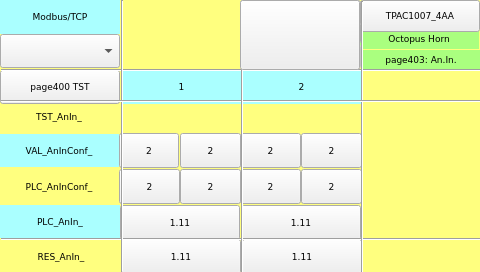
<?xml version="1.0" encoding="UTF-8"?>
<ui version="4.0">
 <class>page403</class>
 <widget class="QWidget" name="page403">
  <property name="geometry">
   <rect>
    <x>0</x>
    <y>0</y>
    <width>480</width>
    <height>272</height>
   </rect>
  </property>
  <property name="minimumSize">
   <size>
    <width>480</width>
    <height>272</height>
   </size>
  </property>
  <property name="maximumSize">
   <size>
    <width>480</width>
    <height>272</height>
   </size>
  </property>
  <property name="windowTitle">
   <string>page403</string>
  </property>
  <property name="styleSheet">
   <string notr="true">QWidget#page403
{
background-color: rgb(255, 255, 127);
}</string>
  </property>
  <widget class="QLabel" name="label_Page">
   <property name="geometry">
    <rect>
     <x>361</x>
     <y>50</y>
     <width>120</width>
     <height>20</height>
    </rect>
   </property>
   <property name="font">
    <font>
     <family>DejaVu Sans</family>
     <pointsize>7</pointsize>
    </font>
   </property>
   <property name="styleSheet">
    <string notr="true">background-color: rgb(170, 255, 127);</string>
   </property>
   <property name="text">
    <string>page403: An.In.</string>
   </property>
   <property name="alignment">
    <set>Qt::AlignCenter</set>
   </property>
  </widget>
  <widget class="QLabel" name="label_18">
   <property name="geometry">
    <rect>
     <x>359</x>
     <y>29</y>
     <width>120</width>
     <height>20</height>
    </rect>
   </property>
   <property name="font">
    <font>
     <family>DejaVu Sans</family>
     <pointsize>7</pointsize>
    </font>
   </property>
   <property name="styleSheet">
    <string notr="true">background-color: rgb(170, 255, 127);</string>
   </property>
   <property name="text">
    <string>Octopus Horn</string>
   </property>
   <property name="alignment">
    <set>Qt::AlignCenter</set>
   </property>
  </widget>
  <widget class="Line" name="line_vt_2">
   <property name="geometry">
    <rect>
     <x>241</x>
     <y>1</y>
     <width>3</width>
     <height>272</height>
    </rect>
   </property>
   <property name="font">
    <font>
     <family>DejaVu Sans</family>
     <pointsize>7</pointsize>
    </font>
   </property>
   <property name="orientation">
    <enum>Qt::Vertical</enum>
   </property>
  </widget>
  <widget class="Line" name="line_hr_2">
   <property name="geometry">
    <rect>
     <x>1</x>
     <y>100</y>
     <width>481</width>
     <height>3</height>
    </rect>
   </property>
   <property name="font">
    <font>
     <family>DejaVu Sans</family>
     <pointsize>7</pointsize>
    </font>
   </property>
   <property name="orientation">
    <enum>Qt::Horizontal</enum>
   </property>
  </widget>
  <widget class="Line" name="line_hr_1">
   <property name="geometry">
    <rect>
     <x>1</x>
     <y>69</y>
     <width>481</width>
     <height>3</height>
    </rect>
   </property>
   <property name="font">
    <font>
     <family>DejaVu Sans</family>
     <pointsize>7</pointsize>
    </font>
   </property>
   <property name="orientation">
    <enum>Qt::Horizontal</enum>
   </property>
  </widget>
  <widget class="Line" name="line_vt_4">
   <property name="geometry">
    <rect>
     <x>361</x>
     <y>1</y>
     <width>3</width>
     <height>272</height>
    </rect>
   </property>
   <property name="font">
    <font>
     <family>DejaVu Sans</family>
     <pointsize>7</pointsize>
    </font>
   </property>
   <property name="orientation">
    <enum>Qt::Vertical</enum>
   </property>
  </widget>
  <widget class="ATCMdate" name="atcmDate">
   <property name="geometry">
    <rect>
     <x>240</x>
     <y>0</y>
     <width>121</width>
     <height>22</height>
    </rect>
   </property>
   <property name="font">
    <font>
     <family>DejaVu Sans</family>
     <pointsize>7</pointsize>
    </font>
   </property>
   <property name="toolTip">
    <string>ATCM QDate</string>
   </property>
   <property name="whatsThis">
    <string>ATCMdate widget</string>
   </property>
   <property name="bgColor">
    <color>
     <red>170</red>
     <green>255</green>
     <blue>127</blue>
    </color>
   </property>
   <property name="borderWidth">
    <number>0</number>
   </property>
   <property name="borderRadius">
    <number>0</number>
   </property>
   <property name="format">
    <enum>ATCMdate::YYYY_MM_DD</enum>
   </property>
  </widget>
  <widget class="ATCMbutton" name="atcmButton_5">
   <property name="geometry">
    <rect>
     <x>360</x>
     <y>0</y>
     <width>120</width>
     <height>32</height>
    </rect>
   </property>
   <property name="font">
    <font>
     <family>DejaVu Sans</family>
     <pointsize>7</pointsize>
     <weight>50</weight>
     <bold>false</bold>
    </font>
   </property>
   <property name="toolTip">
    <string/>
   </property>
   <property name="whatsThis">
    <string>ATCMbutton widget</string>
   </property>
   <property name="pageName">
    <string>menu</string>
   </property>
   <property name="statusvar">
    <string/>
   </property>
   <property name="viewStatus">
    <bool>false</bool>
   </property>
   <property name="refresh">
    <number>200</number>
   </property>
   <property name="visibilityVar">
    <string/>
   </property>
   <property name="bgColor">
    <color>
     <red>85</red>
     <green>255</green>
     <blue>255</blue>
    </color>
   </property>
   <property name="borderColor">
    <color>
     <red>220</red>
     <green>220</green>
     <blue>220</blue>
    </color>
   </property>
   <property name="text">
    <string>TPAC1007_4AA</string>
   </property>
   <property name="pressText">
    <string>TPAC1007_4AA</string>
   </property>
   <property name="borderWidth">
    <number>2</number>
   </property>
   <property name="borderRadius">
    <number>0</number>
   </property>
   <property name="apparence">
    <enum>QFrame::Raised</enum>
   </property>
  </widget>
  <widget class="Line" name="line_hr_3">
   <property name="geometry">
    <rect>
     <x>1</x>
     <y>238</y>
     <width>481</width>
     <height>3</height>
    </rect>
   </property>
   <property name="font">
    <font>
     <family>DejaVu Sans</family>
     <pointsize>7</pointsize>
    </font>
   </property>
   <property name="orientation">
    <enum>Qt::Horizontal</enum>
   </property>
  </widget>
  <widget class="Line" name="line_vt_1">
   <property name="geometry">
    <rect>
     <x>121</x>
     <y>0</y>
     <width>3</width>
     <height>272</height>
    </rect>
   </property>
   <property name="font">
    <font>
     <family>DejaVu Sans</family>
     <pointsize>7</pointsize>
    </font>
   </property>
   <property name="orientation">
    <enum>Qt::Vertical</enum>
   </property>
  </widget>
  <widget class="ATCMtime" name="atcmTime_2">
   <property name="geometry">
    <rect>
     <x>240</x>
     <y>22</y>
     <width>121</width>
     <height>22</height>
    </rect>
   </property>
   <property name="font">
    <font>
     <family>DejaVu Sans</family>
     <pointsize>7</pointsize>
    </font>
   </property>
   <property name="toolTip">
    <string>ATCM QTime</string>
   </property>
   <property name="whatsThis">
    <string>ATCMtime widget</string>
   </property>
   <property name="bgColor">
    <color>
     <red>170</red>
     <green>255</green>
     <blue>127</blue>
    </color>
   </property>
   <property name="borderWidth">
    <number>0</number>
   </property>
   <property name="borderRadius">
    <number>0</number>
   </property>
  </widget>
  <widget class="ATCMlabel" name="atcmLabel_VAL_AnInConf_2">
   <property name="geometry">
    <rect>
     <x>240</x>
     <y>133</y>
     <width>61</width>
     <height>35</height>
    </rect>
   </property>
   <property name="font">
    <font>
     <family>DejaVu Sans</family>
     <pointsize>7</pointsize>
    </font>
   </property>
   <property name="text">
    <string>2</string>
   </property>
   <property name="toolTip">
    <string>VAL_AnInConf_2</string>
   </property>
   <property name="whatsThis">
    <string>ATCMlabel widget</string>
   </property>
   <property name="variable">
    <string>VAL_AnInConf_2</string>
   </property>
   <property name="refresh">
    <number>500</number>
   </property>
   <property name="max">
    <string>0</string>
   </property>
   <property name="min">
    <string>0</string>
   </property>
   <property name="viewStatus">
    <bool>false</bool>
   </property>
   <property name="visibilityVar">
    <string>TST_AnIn_2</string>
   </property>
   <property name="bgColor">
    <color>
     <red>170</red>
     <green>255</green>
     <blue>255</blue>
    </color>
   </property>
   <property name="fontColor">
    <color>
     <red>0</red>
     <green>0</green>
     <blue>0</blue>
    </color>
   </property>
   <property name="borderWidth">
    <number>1</number>
   </property>
   <property name="borderRadius">
    <number>0</number>
   </property>
  </widget>
  <widget class="QLabel" name="label_PLC_AnInConf_">
   <property name="geometry">
    <rect>
     <x>-1</x>
     <y>170</y>
     <width>120</width>
     <height>33</height>
    </rect>
   </property>
   <property name="font">
    <font>
     <family>DejaVu Sans</family>
     <pointsize>7</pointsize>
    </font>
   </property>
   <property name="styleSheet">
    <string notr="true">background-color: rgb(255, 255, 127);</string>
   </property>
   <property name="text">
    <string>PLC_AnInConf_</string>
   </property>
   <property name="alignment">
    <set>Qt::AlignCenter</set>
   </property>
  </widget>
  <widget class="ATCMled" name="atcmLed_TST_AnIn_1">
   <property name="geometry">
    <rect>
     <x>117</x>
     <y>102</y>
     <width>121</width>
     <height>34</height>
    </rect>
   </property>
   <property name="toolTip">
    <string>TST_AnIn_1</string>
   </property>
   <property name="whatsThis">
    <string>ATCMled widget</string>
   </property>
   <property name="variable">
    <string>TST_AnIn_1</string>
   </property>
   <property name="refresh">
    <number>500</number>
   </property>
   <property name="viewStatus">
    <bool>false</bool>
   </property>
   <property name="visibilityVar">
    <string/>
   </property>
   <property name="onIcon">
    <iconset>
     <normaloff>:/on.png</normaloff>:/on.png</iconset>
   </property>
   <property name="offIcon">
    <iconset>
     <normaloff>:/off.png</normaloff>:/off.png</iconset>
   </property>
  </widget>
  <widget class="ATCMlabel" name="atcmLabel_VAL_AnInConf_1">
   <property name="geometry">
    <rect>
     <x>119</x>
     <y>133</y>
     <width>60</width>
     <height>35</height>
    </rect>
   </property>
   <property name="font">
    <font>
     <family>DejaVu Sans</family>
     <pointsize>7</pointsize>
    </font>
   </property>
   <property name="text">
    <string>2</string>
   </property>
   <property name="toolTip">
    <string>VAL_AnInConf_1</string>
   </property>
   <property name="whatsThis">
    <string>ATCMlabel widget</string>
   </property>
   <property name="variable">
    <string>VAL_AnInConf_1</string>
   </property>
   <property name="refresh">
    <number>500</number>
   </property>
   <property name="max">
    <string>0</string>
   </property>
   <property name="min">
    <string>0</string>
   </property>
   <property name="viewStatus">
    <bool>false</bool>
   </property>
   <property name="visibilityVar">
    <string>TST_AnIn_1</string>
   </property>
   <property name="bgColor">
    <color>
     <red>170</red>
     <green>255</green>
     <blue>255</blue>
    </color>
   </property>
   <property name="fontColor">
    <color>
     <red>0</red>
     <green>0</green>
     <blue>0</blue>
    </color>
   </property>
   <property name="borderWidth">
    <number>1</number>
   </property>
   <property name="borderRadius">
    <number>0</number>
   </property>
  </widget>
  <widget class="QLabel" name="label_AnIn_2">
   <property name="geometry">
    <rect>
     <x>241</x>
     <y>70</y>
     <width>121</width>
     <height>34</height>
    </rect>
   </property>
   <property name="font">
    <font>
     <family>DejaVu Sans</family>
     <pointsize>7</pointsize>
    </font>
   </property>
   <property name="styleSheet">
    <string notr="true">background-color: rgb(170, 255, 255);</string>
   </property>
   <property name="text">
    <string>2</string>
   </property>
   <property name="alignment">
    <set>Qt::AlignCenter</set>
   </property>
  </widget>
  <widget class="QLabel" name="label_RES_AnIn_">
   <property name="geometry">
    <rect>
     <x>1</x>
     <y>240</y>
     <width>120</width>
     <height>33</height>
    </rect>
   </property>
   <property name="font">
    <font>
     <family>DejaVu Sans</family>
     <pointsize>7</pointsize>
    </font>
   </property>
   <property name="styleSheet">
    <string notr="true">background-color: rgb(255, 255, 127);</string>
   </property>
   <property name="text">
    <string>RES_AnIn_</string>
   </property>
   <property name="alignment">
    <set>Qt::AlignCenter</set>
   </property>
  </widget>
  <widget class="QLabel" name="label_AnIn_1">
   <property name="geometry">
    <rect>
     <x>121</x>
     <y>70</y>
     <width>121</width>
     <height>34</height>
    </rect>
   </property>
   <property name="font">
    <font>
     <family>DejaVu Sans</family>
     <pointsize>7</pointsize>
    </font>
   </property>
   <property name="styleSheet">
    <string notr="true">background-color: rgb(170, 255, 255);</string>
   </property>
   <property name="text">
    <string>1</string>
   </property>
   <property name="alignment">
    <set>Qt::AlignCenter</set>
   </property>
  </widget>
  <widget class="QLabel" name="label_TST_AnIn_">
   <property name="geometry">
    <rect>
     <x>-1</x>
     <y>100</y>
     <width>120</width>
     <height>33</height>
    </rect>
   </property>
   <property name="font">
    <font>
     <family>DejaVu Sans</family>
     <pointsize>7</pointsize>
    </font>
   </property>
   <property name="styleSheet">
    <string notr="true">background-color: rgb(255, 255, 127);</string>
   </property>
   <property name="text">
    <string>TST_AnIn_</string>
   </property>
   <property name="alignment">
    <set>Qt::AlignCenter</set>
   </property>
  </widget>
  <widget class="ATCMled" name="atcmLed_TST_AnIn_2">
   <property name="geometry">
    <rect>
     <x>240</x>
     <y>102</y>
     <width>121</width>
     <height>34</height>
    </rect>
   </property>
   <property name="toolTip">
    <string>TST_AnIn_2</string>
   </property>
   <property name="whatsThis">
    <string>ATCMled widget</string>
   </property>
   <property name="variable">
    <string>TST_AnIn_2</string>
   </property>
   <property name="refresh">
    <number>500</number>
   </property>
   <property name="viewStatus">
    <bool>false</bool>
   </property>
   <property name="visibilityVar">
    <string/>
   </property>
   <property name="onIcon">
    <iconset>
     <normaloff>:/on.png</normaloff>:/on.png</iconset>
   </property>
   <property name="offIcon">
    <iconset>
     <normaloff>:/off.png</normaloff>:/off.png</iconset>
   </property>
  </widget>
  <widget class="QLabel" name="label_VAL_AnInConf_">
   <property name="geometry">
    <rect>
     <x>-1</x>
     <y>134</y>
     <width>120</width>
     <height>33</height>
    </rect>
   </property>
   <property name="font">
    <font>
     <family>DejaVu Sans</family>
     <pointsize>7</pointsize>
    </font>
   </property>
   <property name="styleSheet">
    <string notr="true">background-color: rgb(170, 255, 255);</string>
   </property>
   <property name="text">
    <string>VAL_AnInConf_</string>
   </property>
   <property name="alignment">
    <set>Qt::AlignCenter</set>
   </property>
  </widget>
  <widget class="ATCMlabel" name="atcmLabel_RES_AnIn_2">
   <property name="geometry">
    <rect>
     <x>242</x>
     <y>239</y>
     <width>120</width>
     <height>35</height>
    </rect>
   </property>
   <property name="font">
    <font>
     <family>DejaVu Sans</family>
     <pointsize>7</pointsize>
    </font>
   </property>
   <property name="text">
    <string>1.11</string>
   </property>
   <property name="toolTip">
    <string>RES_AnIn_2</string>
   </property>
   <property name="whatsThis">
    <string>ATCMlabel widget</string>
   </property>
   <property name="variable">
    <string>RES_AnIn_2</string>
   </property>
   <property name="refresh">
    <number>500</number>
   </property>
   <property name="max">
    <string>0</string>
   </property>
   <property name="min">
    <string>0</string>
   </property>
   <property name="viewStatus">
    <bool>false</bool>
   </property>
   <property name="visibilityVar">
    <string>TST_AnIn_2</string>
   </property>
   <property name="bgColor">
    <color>
     <red>255</red>
     <green>255</green>
     <blue>127</blue>
    </color>
   </property>
   <property name="fontColor">
    <color>
     <red>0</red>
     <green>0</green>
     <blue>0</blue>
    </color>
   </property>
   <property name="borderWidth">
    <number>1</number>
   </property>
   <property name="borderRadius">
    <number>0</number>
   </property>
  </widget>
  <widget class="ATCMlabel" name="atcmLabel_RES_AnIn_1">
   <property name="geometry">
    <rect>
     <x>121</x>
     <y>239</y>
     <width>120</width>
     <height>35</height>
    </rect>
   </property>
   <property name="font">
    <font>
     <family>DejaVu Sans</family>
     <pointsize>7</pointsize>
    </font>
   </property>
   <property name="text">
    <string>1.11</string>
   </property>
   <property name="toolTip">
    <string>RES_AnIn_1</string>
   </property>
   <property name="whatsThis">
    <string>ATCMlabel widget</string>
   </property>
   <property name="variable">
    <string>RES_AnIn_1</string>
   </property>
   <property name="refresh">
    <number>500</number>
   </property>
   <property name="max">
    <string>0</string>
   </property>
   <property name="min">
    <string>0</string>
   </property>
   <property name="viewStatus">
    <bool>false</bool>
   </property>
   <property name="visibilityVar">
    <string>TST_AnIn_1</string>
   </property>
   <property name="bgColor">
    <color>
     <red>255</red>
     <green>255</green>
     <blue>127</blue>
    </color>
   </property>
   <property name="fontColor">
    <color>
     <red>0</red>
     <green>0</green>
     <blue>0</blue>
    </color>
   </property>
   <property name="borderWidth">
    <number>1</number>
   </property>
   <property name="borderRadius">
    <number>0</number>
   </property>
  </widget>
  <widget class="ATCMlabel" name="atcmLabel_VAL_AnInFltr_1">
   <property name="geometry">
    <rect>
     <x>180</x>
     <y>133</y>
     <width>61</width>
     <height>35</height>
    </rect>
   </property>
   <property name="font">
    <font>
     <family>DejaVu Sans</family>
     <pointsize>7</pointsize>
    </font>
   </property>
   <property name="text">
    <string>2</string>
   </property>
   <property name="toolTip">
    <string>VAL_AnInFltr_1</string>
   </property>
   <property name="whatsThis">
    <string>ATCMlabel widget</string>
   </property>
   <property name="variable">
    <string>VAL_AnInFltr_1</string>
   </property>
   <property name="refresh">
    <number>500</number>
   </property>
   <property name="max">
    <string>0</string>
   </property>
   <property name="min">
    <string>0</string>
   </property>
   <property name="viewStatus">
    <bool>false</bool>
   </property>
   <property name="visibilityVar">
    <string>TST_AnIn_1</string>
   </property>
   <property name="bgColor">
    <color>
     <red>170</red>
     <green>255</green>
     <blue>255</blue>
    </color>
   </property>
   <property name="fontColor">
    <color>
     <red>0</red>
     <green>0</green>
     <blue>0</blue>
    </color>
   </property>
   <property name="borderWidth">
    <number>1</number>
   </property>
   <property name="borderRadius">
    <number>0</number>
   </property>
  </widget>
  <widget class="ATCMlabel" name="atcmLabel_VAL_AnInFltr_2">
   <property name="geometry">
    <rect>
     <x>301</x>
     <y>133</y>
     <width>61</width>
     <height>35</height>
    </rect>
   </property>
   <property name="font">
    <font>
     <family>DejaVu Sans</family>
     <pointsize>7</pointsize>
    </font>
   </property>
   <property name="text">
    <string>2</string>
   </property>
   <property name="toolTip">
    <string>VAL_AnInFltr_2</string>
   </property>
   <property name="whatsThis">
    <string>ATCMlabel widget</string>
   </property>
   <property name="variable">
    <string>VAL_AnInFltr_2</string>
   </property>
   <property name="refresh">
    <number>500</number>
   </property>
   <property name="max">
    <string>0</string>
   </property>
   <property name="min">
    <string>0</string>
   </property>
   <property name="viewStatus">
    <bool>false</bool>
   </property>
   <property name="visibilityVar">
    <string>TST_AnIn_2</string>
   </property>
   <property name="bgColor">
    <color>
     <red>170</red>
     <green>255</green>
     <blue>255</blue>
    </color>
   </property>
   <property name="fontColor">
    <color>
     <red>0</red>
     <green>0</green>
     <blue>0</blue>
    </color>
   </property>
   <property name="borderWidth">
    <number>1</number>
   </property>
   <property name="borderRadius">
    <number>0</number>
   </property>
  </widget>
  <widget class="ATCMlabel" name="atcmLabel_PLC_AnIn_2">
   <property name="geometry">
    <rect>
     <x>241</x>
     <y>205</y>
     <width>120</width>
     <height>35</height>
    </rect>
   </property>
   <property name="font">
    <font>
     <family>DejaVu Sans</family>
     <pointsize>7</pointsize>
    </font>
   </property>
   <property name="text">
    <string>1.11</string>
   </property>
   <property name="toolTip">
    <string>PLC_AnIn_2</string>
   </property>
   <property name="whatsThis">
    <string>ATCMlabel widget</string>
   </property>
   <property name="variable">
    <string>PLC_AnIn_2</string>
   </property>
   <property name="refresh">
    <number>500</number>
   </property>
   <property name="max">
    <string>0</string>
   </property>
   <property name="min">
    <string>0</string>
   </property>
   <property name="viewStatus">
    <bool>false</bool>
   </property>
   <property name="visibilityVar">
    <string>TST_AnIn_2</string>
   </property>
   <property name="bgColor">
    <color>
     <red>170</red>
     <green>255</green>
     <blue>255</blue>
    </color>
   </property>
   <property name="fontColor">
    <color>
     <red>0</red>
     <green>0</green>
     <blue>0</blue>
    </color>
   </property>
   <property name="borderWidth">
    <number>1</number>
   </property>
   <property name="borderRadius">
    <number>0</number>
   </property>
  </widget>
  <widget class="QLabel" name="label_PLC_AnIn_">
   <property name="geometry">
    <rect>
     <x>0</x>
     <y>205</y>
     <width>120</width>
     <height>33</height>
    </rect>
   </property>
   <property name="font">
    <font>
     <family>DejaVu Sans</family>
     <pointsize>7</pointsize>
    </font>
   </property>
   <property name="styleSheet">
    <string notr="true">background-color: rgb(170, 255, 255);</string>
   </property>
   <property name="text">
    <string>PLC_AnIn_</string>
   </property>
   <property name="alignment">
    <set>Qt::AlignCenter</set>
   </property>
  </widget>
  <widget class="ATCMlabel" name="atcmLabel_PLC_AnIn_1">
   <property name="geometry">
    <rect>
     <x>120</x>
     <y>205</y>
     <width>120</width>
     <height>35</height>
    </rect>
   </property>
   <property name="font">
    <font>
     <family>DejaVu Sans</family>
     <pointsize>7</pointsize>
    </font>
   </property>
   <property name="text">
    <string>1.11</string>
   </property>
   <property name="toolTip">
    <string>PLC_AnIn_1</string>
   </property>
   <property name="whatsThis">
    <string>ATCMlabel widget</string>
   </property>
   <property name="variable">
    <string>PLC_AnIn_1</string>
   </property>
   <property name="refresh">
    <number>500</number>
   </property>
   <property name="max">
    <string>0</string>
   </property>
   <property name="min">
    <string>0</string>
   </property>
   <property name="viewStatus">
    <bool>false</bool>
   </property>
   <property name="visibilityVar">
    <string>TST_AnIn_1</string>
   </property>
   <property name="bgColor">
    <color>
     <red>170</red>
     <green>255</green>
     <blue>255</blue>
    </color>
   </property>
   <property name="fontColor">
    <color>
     <red>0</red>
     <green>0</green>
     <blue>0</blue>
    </color>
   </property>
   <property name="borderWidth">
    <number>1</number>
   </property>
   <property name="borderRadius">
    <number>0</number>
   </property>
  </widget>
  <widget class="ATCMlabel" name="atcmLabel_PLC_AnInConf_1">
   <property name="geometry">
    <rect>
     <x>119</x>
     <y>169</y>
     <width>61</width>
     <height>35</height>
    </rect>
   </property>
   <property name="font">
    <font>
     <family>DejaVu Sans</family>
     <pointsize>7</pointsize>
    </font>
   </property>
   <property name="text">
    <string>2</string>
   </property>
   <property name="toolTip">
    <string>PLC_AnInConf_1</string>
   </property>
   <property name="whatsThis">
    <string>ATCMlabel widget</string>
   </property>
   <property name="variable">
    <string>PLC_AnInConf_1</string>
   </property>
   <property name="refresh">
    <number>500</number>
   </property>
   <property name="max">
    <string>0</string>
   </property>
   <property name="min">
    <string>0</string>
   </property>
   <property name="viewStatus">
    <bool>false</bool>
   </property>
   <property name="visibilityVar">
    <string>TST_AnIn_1</string>
   </property>
   <property name="bgColor">
    <color>
     <red>255</red>
     <green>255</green>
     <blue>127</blue>
    </color>
   </property>
   <property name="fontColor">
    <color>
     <red>0</red>
     <green>0</green>
     <blue>0</blue>
    </color>
   </property>
   <property name="borderWidth">
    <number>1</number>
   </property>
   <property name="borderRadius">
    <number>0</number>
   </property>
  </widget>
  <widget class="ATCMlabel" name="atcmLabel_PLC_AnIn2Filter">
   <property name="geometry">
    <rect>
     <x>301</x>
     <y>169</y>
     <width>61</width>
     <height>35</height>
    </rect>
   </property>
   <property name="font">
    <font>
     <family>DejaVu Sans</family>
     <pointsize>7</pointsize>
    </font>
   </property>
   <property name="text">
    <string>2</string>
   </property>
   <property name="toolTip">
    <string>PLC_AnIn2Filter</string>
   </property>
   <property name="whatsThis">
    <string>ATCMlabel widget</string>
   </property>
   <property name="variable">
    <string>PLC_AnIn2Filter</string>
   </property>
   <property name="refresh">
    <number>500</number>
   </property>
   <property name="max">
    <string>0</string>
   </property>
   <property name="min">
    <string>0</string>
   </property>
   <property name="viewStatus">
    <bool>false</bool>
   </property>
   <property name="visibilityVar">
    <string>TST_AnIn_2</string>
   </property>
   <property name="bgColor">
    <color>
     <red>255</red>
     <green>255</green>
     <blue>127</blue>
    </color>
   </property>
   <property name="fontColor">
    <color>
     <red>0</red>
     <green>0</green>
     <blue>0</blue>
    </color>
   </property>
   <property name="borderWidth">
    <number>1</number>
   </property>
   <property name="borderRadius">
    <number>0</number>
   </property>
  </widget>
  <widget class="ATCMlabel" name="atcmLabel_PLC_AnInConf_2">
   <property name="geometry">
    <rect>
     <x>240</x>
     <y>169</y>
     <width>61</width>
     <height>35</height>
    </rect>
   </property>
   <property name="font">
    <font>
     <family>DejaVu Sans</family>
     <pointsize>7</pointsize>
    </font>
   </property>
   <property name="text">
    <string>2</string>
   </property>
   <property name="toolTip">
    <string>PLC_AnInConf_2</string>
   </property>
   <property name="whatsThis">
    <string>ATCMlabel widget</string>
   </property>
   <property name="variable">
    <string>PLC_AnInConf_2</string>
   </property>
   <property name="refresh">
    <number>500</number>
   </property>
   <property name="max">
    <string>0</string>
   </property>
   <property name="min">
    <string>0</string>
   </property>
   <property name="viewStatus">
    <bool>false</bool>
   </property>
   <property name="visibilityVar">
    <string>TST_AnIn_2</string>
   </property>
   <property name="bgColor">
    <color>
     <red>255</red>
     <green>255</green>
     <blue>127</blue>
    </color>
   </property>
   <property name="fontColor">
    <color>
     <red>0</red>
     <green>0</green>
     <blue>0</blue>
    </color>
   </property>
   <property name="borderWidth">
    <number>1</number>
   </property>
   <property name="borderRadius">
    <number>0</number>
   </property>
  </widget>
  <widget class="ATCMlabel" name="atcmLabel_PLC_AnIn1Filter">
   <property name="geometry">
    <rect>
     <x>180</x>
     <y>169</y>
     <width>61</width>
     <height>35</height>
    </rect>
   </property>
   <property name="font">
    <font>
     <family>DejaVu Sans</family>
     <pointsize>7</pointsize>
    </font>
   </property>
   <property name="text">
    <string>2</string>
   </property>
   <property name="toolTip">
    <string>PLC_AnIn1Filter</string>
   </property>
   <property name="whatsThis">
    <string>ATCMlabel widget</string>
   </property>
   <property name="variable">
    <string>PLC_AnIn1Filter</string>
   </property>
   <property name="refresh">
    <number>500</number>
   </property>
   <property name="max">
    <string>0</string>
   </property>
   <property name="min">
    <string>0</string>
   </property>
   <property name="viewStatus">
    <bool>false</bool>
   </property>
   <property name="visibilityVar">
    <string>TST_AnIn_1</string>
   </property>
   <property name="bgColor">
    <color>
     <red>255</red>
     <green>255</green>
     <blue>127</blue>
    </color>
   </property>
   <property name="fontColor">
    <color>
     <red>0</red>
     <green>0</green>
     <blue>0</blue>
    </color>
   </property>
   <property name="borderWidth">
    <number>1</number>
   </property>
   <property name="borderRadius">
    <number>0</number>
   </property>
  </widget>
  <widget class="ATCMbutton" name="atcmButton_page402_2">
   <property name="geometry">
    <rect>
     <x>0</x>
     <y>70</y>
     <width>120</width>
     <height>34</height>
    </rect>
   </property>
   <property name="font">
    <font>
     <family>DejaVu Sans</family>
     <pointsize>7</pointsize>
    </font>
   </property>
   <property name="toolTip">
    <string/>
   </property>
   <property name="whatsThis">
    <string>ATCMbutton widget</string>
   </property>
   <property name="pageName">
    <string>page400</string>
   </property>
   <property name="statusvar">
    <string/>
   </property>
   <property name="viewStatus">
    <bool>false</bool>
   </property>
   <property name="visibilityVar">
    <string/>
   </property>
   <property name="bgColor">
    <color>
     <red>170</red>
     <green>255</green>
     <blue>255</blue>
    </color>
   </property>
   <property name="text">
    <string>page400 TST</string>
   </property>
   <property name="pressText">
    <string>page400 TST</string>
   </property>
   <property name="borderWidth">
    <number>0</number>
   </property>
   <property name="borderRadius">
    <number>0</number>
   </property>
   <property name="apparence">
    <enum>QFrame::Raised</enum>
   </property>
  </widget>
  <widget class="ATCMlabel" name="atcmLabel_PLC_time">
   <property name="enabled">
    <bool>false</bool>
   </property>
   <property name="geometry">
    <rect>
     <x>241</x>
     <y>44</y>
     <width>120</width>
     <height>25</height>
    </rect>
   </property>
   <property name="font">
    <font>
     <family>DejaVu Sans</family>
     <pointsize>7</pointsize>
    </font>
   </property>
   <property name="text">
    <string>86400.00</string>
   </property>
   <property name="toolTip">
    <string>PLC_time</string>
   </property>
   <property name="whatsThis">
    <string>ATCMlabel widget</string>
   </property>
   <property name="variable">
    <string>PLC_time</string>
   </property>
   <property name="refresh">
    <number>500</number>
   </property>
   <property name="max">
    <string>0</string>
   </property>
   <property name="min">
    <string>0</string>
   </property>
   <property name="viewStatus">
    <bool>false</bool>
   </property>
   <property name="visibilityVar">
    <string/>
   </property>
   <property name="bgColor">
    <color>
     <red>170</red>
     <green>255</green>
     <blue>127</blue>
    </color>
   </property>
   <property name="fontColor">
    <color>
     <red>0</red>
     <green>0</green>
     <blue>0</blue>
    </color>
   </property>
   <property name="borderWidth">
    <number>0</number>
   </property>
   <property name="borderRadius">
    <number>0</number>
   </property>
  </widget>
  <widget class="ATCManimation" name="atcmAnimation_TEST_STATUS">
   <property name="geometry">
    <rect>
     <x>120</x>
     <y>0</y>
     <width>120</width>
     <height>68</height>
    </rect>
   </property>
   <property name="toolTip">
    <string>TEST_STATUS</string>
   </property>
   <property name="whatsThis">
    <string>ATCManimation widget</string>
   </property>
   <property name="mapping">
    <string>0;:/icons/my_img/local.png;216;:/icons/my_img/remote.png;42;:/icons/my_img/done.png</string>
   </property>
   <property name="variable">
    <string>TEST_STATUS</string>
   </property>
   <property name="refresh">
    <number>500</number>
   </property>
   <property name="viewStatus">
    <bool>false</bool>
   </property>
   <property name="visibilityVar">
    <string/>
   </property>
  </widget>
  <widget class="QLabel" name="label_Start_3">
   <property name="geometry">
    <rect>
     <x>0</x>
     <y>0</y>
     <width>120</width>
     <height>34</height>
    </rect>
   </property>
   <property name="font">
    <font>
     <family>DejaVu Sans</family>
     <pointsize>7</pointsize>
    </font>
   </property>
   <property name="styleSheet">
    <string notr="true">background-color: rgb(170, 255, 255);</string>
   </property>
   <property name="text">
    <string>Modbus/TCP</string>
   </property>
   <property name="alignment">
    <set>Qt::AlignCenter</set>
   </property>
  </widget>
  <widget class="ATCMcombobox" name="atcmComboBox">
   <property name="geometry">
    <rect>
     <x>0</x>
     <y>34</y>
     <width>120</width>
     <height>34</height>
    </rect>
   </property>
   <property name="font">
    <font>
     <family>DejaVu Sans</family>
     <pointsize>7</pointsize>
    </font>
   </property>
   <property name="toolTip">
    <string>TEST_COMMAND</string>
   </property>
   <property name="whatsThis">
    <string>ATCMcombobox widget</string>
   </property>
   <property name="variable">
    <string>TEST_COMMAND</string>
   </property>
   <property name="refresh">
    <number>500</number>
   </property>
   <property name="viewStatus">
    <bool>false</bool>
   </property>
   <property name="writeAcknowledge">
    <bool>false</bool>
   </property>
   <property name="visibilityVar">
    <string/>
   </property>
   <property name="bgColor">
    <color>
     <red>170</red>
     <green>255</green>
     <blue>127</blue>
    </color>
   </property>
   <property name="borderWidth">
    <number>0</number>
   </property>
   <property name="borderRadius">
    <number>0</number>
   </property>
   <property name="mapping">
    <string>0;LOCAL;216;REMOTE;42;DONE</string>
   </property>
  </widget>
  <widget class="ATCMbutton" name="atcmButton_16">
   <property name="geometry">
    <rect>
     <x>240</x>
     <y>0</y>
     <width>120</width>
     <height>70</height>
    </rect>
   </property>
   <property name="font">
    <font>
     <family>DejaVu Sans</family>
     <pointsize>7</pointsize>
    </font>
   </property>
   <property name="toolTip">
    <string/>
   </property>
   <property name="whatsThis">
    <string>ATCMbutton widget</string>
   </property>
   <property name="pageName">
    <string>page200</string>
   </property>
   <property name="statusvar">
    <string/>
   </property>
   <property name="viewStatus">
    <bool>false</bool>
   </property>
   <property name="visibilityVar">
    <string/>
   </property>
   <property name="bgColor">
    <color alpha="0">
     <red>230</red>
     <green>230</green>
     <blue>230</blue>
    </color>
   </property>
   <property name="text">
    <string/>
   </property>
   <property name="pressText">
    <string/>
   </property>
   <property name="borderWidth">
    <number>0</number>
   </property>
   <property name="borderRadius">
    <number>0</number>
   </property>
  </widget>
  <zorder>label_Page</zorder>
  <zorder>label_18</zorder>
  <zorder>atcmDate</zorder>
  <zorder>atcmButton_5</zorder>
  <zorder>atcmTime_2</zorder>
  <zorder>atcmLabel_VAL_AnInConf_2</zorder>
  <zorder>label_PLC_AnInConf_</zorder>
  <zorder>atcmLed_TST_AnIn_1</zorder>
  <zorder>atcmLabel_VAL_AnInConf_1</zorder>
  <zorder>label_AnIn_2</zorder>
  <zorder>label_RES_AnIn_</zorder>
  <zorder>label_AnIn_1</zorder>
  <zorder>label_TST_AnIn_</zorder>
  <zorder>atcmLed_TST_AnIn_2</zorder>
  <zorder>label_VAL_AnInConf_</zorder>
  <zorder>atcmLabel_RES_AnIn_2</zorder>
  <zorder>atcmLabel_RES_AnIn_1</zorder>
  <zorder>atcmLabel_VAL_AnInFltr_1</zorder>
  <zorder>atcmLabel_VAL_AnInFltr_2</zorder>
  <zorder>atcmLabel_PLC_AnIn_2</zorder>
  <zorder>label_PLC_AnIn_</zorder>
  <zorder>atcmLabel_PLC_AnIn_1</zorder>
  <zorder>atcmLabel_PLC_AnInConf_1</zorder>
  <zorder>atcmLabel_PLC_AnIn2Filter</zorder>
  <zorder>atcmLabel_PLC_AnInConf_2</zorder>
  <zorder>atcmLabel_PLC_AnIn1Filter</zorder>
  <zorder>atcmButton_page402_2</zorder>
  <zorder>atcmLabel_PLC_time</zorder>
  <zorder>atcmAnimation_TEST_STATUS</zorder>
  <zorder>label_Start_3</zorder>
  <zorder>atcmComboBox</zorder>
  <zorder>line_hr_3</zorder>
  <zorder>line_hr_1</zorder>
  <zorder>line_vt_1</zorder>
  <zorder>line_vt_4</zorder>
  <zorder>line_hr_2</zorder>
  <zorder>line_vt_2</zorder>
  <zorder>atcmButton_16</zorder>
 </widget>
 <customwidgets>
  <customwidget>
   <class>ATCManimation</class>
   <extends>QLabel</extends>
   <header>atcmplugin.h</header>
  </customwidget>
  <customwidget>
   <class>ATCMbutton</class>
   <extends>QPushButton</extends>
   <header>atcmplugin.h</header>
  </customwidget>
  <customwidget>
   <class>ATCMcombobox</class>
   <extends>QComboBox</extends>
   <header>atcmplugin.h</header>
  </customwidget>
  <customwidget>
   <class>ATCMdate</class>
   <extends>QPushButton</extends>
   <header>atcmplugin.h</header>
  </customwidget>
  <customwidget>
   <class>ATCMlabel</class>
   <extends>QPushButton</extends>
   <header>atcmplugin.h</header>
  </customwidget>
  <customwidget>
   <class>ATCMled</class>
   <extends>QLabel</extends>
   <header>atcmplugin.h</header>
  </customwidget>
  <customwidget>
   <class>ATCMtime</class>
   <extends>QPushButton</extends>
   <header>atcmplugin.h</header>
  </customwidget>
 </customwidgets>
 <resources/>
 <connections>
  <connection>
   <sender>atcmButton_5</sender>
   <signal>newPage(const char*,bool)</signal>
   <receiver>page403</receiver>
   <slot>goto_page(const char*,bool)</slot>
   <hints>
    <hint type="sourcelabel">
     <x>20</x>
     <y>20</y>
    </hint>
    <hint type="destinationlabel">
     <x>20</x>
     <y>20</y>
    </hint>
   </hints>
  </connection>
  <connection>
   <sender>atcmButton_page402_2</sender>
   <signal>newPage(const char*,bool)</signal>
   <receiver>page403</receiver>
   <slot>goto_page(const char*,bool)</slot>
   <hints>
    <hint type="sourcelabel">
     <x>20</x>
     <y>20</y>
    </hint>
    <hint type="destinationlabel">
     <x>20</x>
     <y>20</y>
    </hint>
   </hints>
  </connection>
  <connection>
   <sender>atcmButton_16</sender>
   <signal>newPage(const char*,bool)</signal>
   <receiver>page403</receiver>
   <slot>goto_page(const char*,bool)</slot>
   <hints>
    <hint type="sourcelabel">
     <x>20</x>
     <y>20</y>
    </hint>
    <hint type="destinationlabel">
     <x>20</x>
     <y>20</y>
    </hint>
   </hints>
  </connection>
 </connections>
 <slots>
  <slot>goto_page(const char*,bool)</slot>
 </slots>
</ui>
